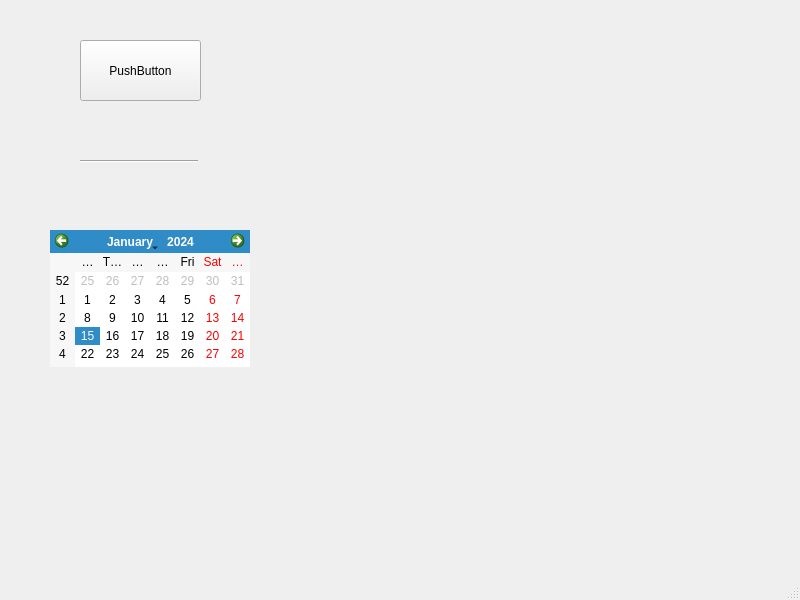
<?xml version="1.0" encoding="UTF-8"?>
<ui version="4.0">
 <class>MainWindow</class>
 <widget class="QMainWindow" name="MainWindow">
  <property name="geometry">
   <rect>
    <x>0</x>
    <y>0</y>
    <width>800</width>
    <height>600</height>
   </rect>
  </property>
  <property name="windowTitle">
   <string>MainWindow</string>
  </property>
  <widget class="QWidget" name="centralwidget">
   <widget class="Line" name="line">
    <property name="geometry">
     <rect>
      <x>80</x>
      <y>160</y>
      <width>118</width>
      <height>3</height>
     </rect>
    </property>
    <property name="orientation">
     <enum>Qt::Horizontal</enum>
    </property>
   </widget>
   <widget class="QPushButton" name="pushButton">
    <property name="geometry">
     <rect>
      <x>80</x>
      <y>40</y>
      <width>121</width>
      <height>61</height>
     </rect>
    </property>
    <property name="minimumSize">
     <size>
      <width>0</width>
      <height>61</height>
     </size>
    </property>
    <property name="text">
     <string>PushButton</string>
    </property>
   </widget>
   <widget class="QCalendarWidget" name="calendarWidget">
    <property name="geometry">
     <rect>
      <x>50</x>
      <y>230</y>
      <width>200</width>
      <height>137</height>
     </rect>
    </property>
   </widget>
  </widget>
  <widget class="QMenuBar" name="menubar">
   <property name="geometry">
    <rect>
     <x>0</x>
     <y>0</y>
     <width>800</width>
     <height>18</height>
    </rect>
   </property>
  </widget>
  <widget class="QStatusBar" name="statusbar"/>
 </widget>
 <resources/>
 <connections/>
</ui>
